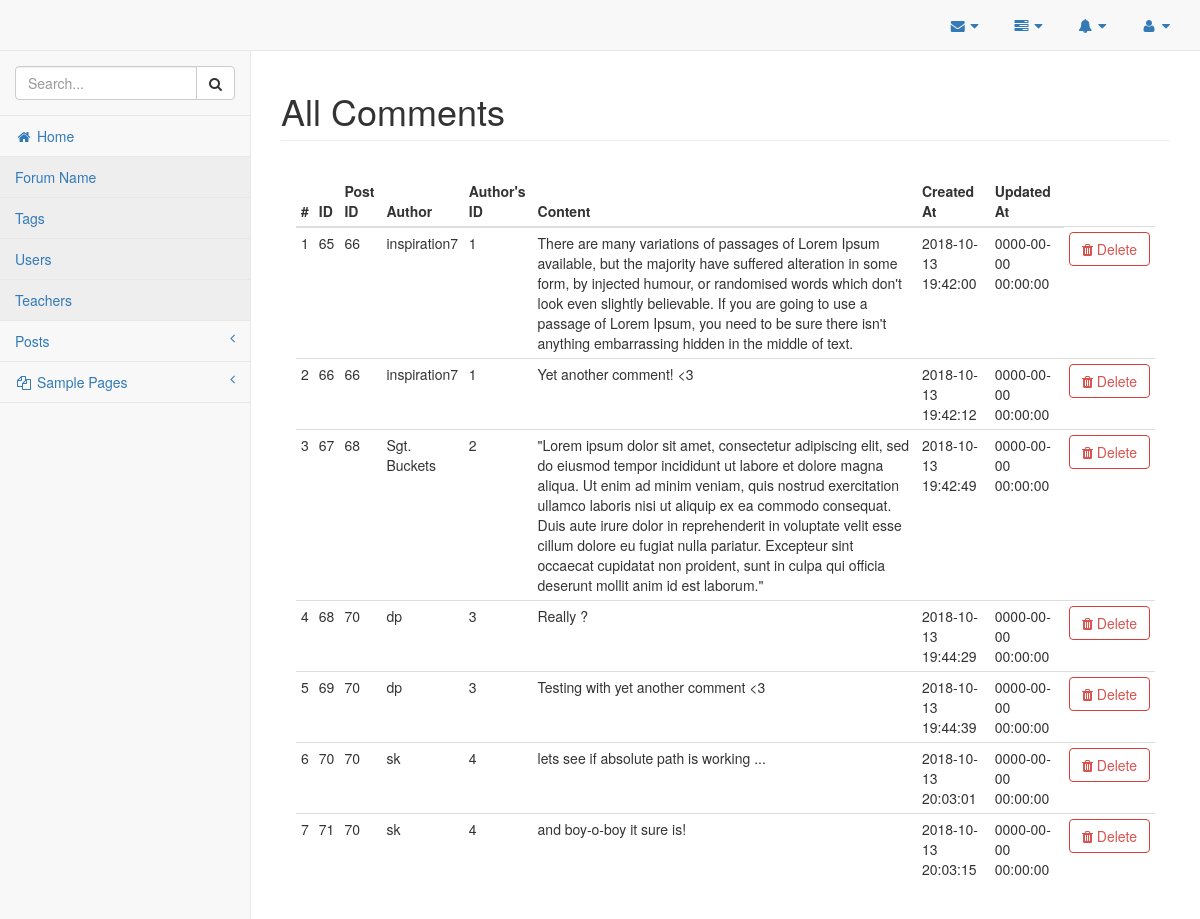
The page /admin/comments.php (signed in) on the database as committed earlier.
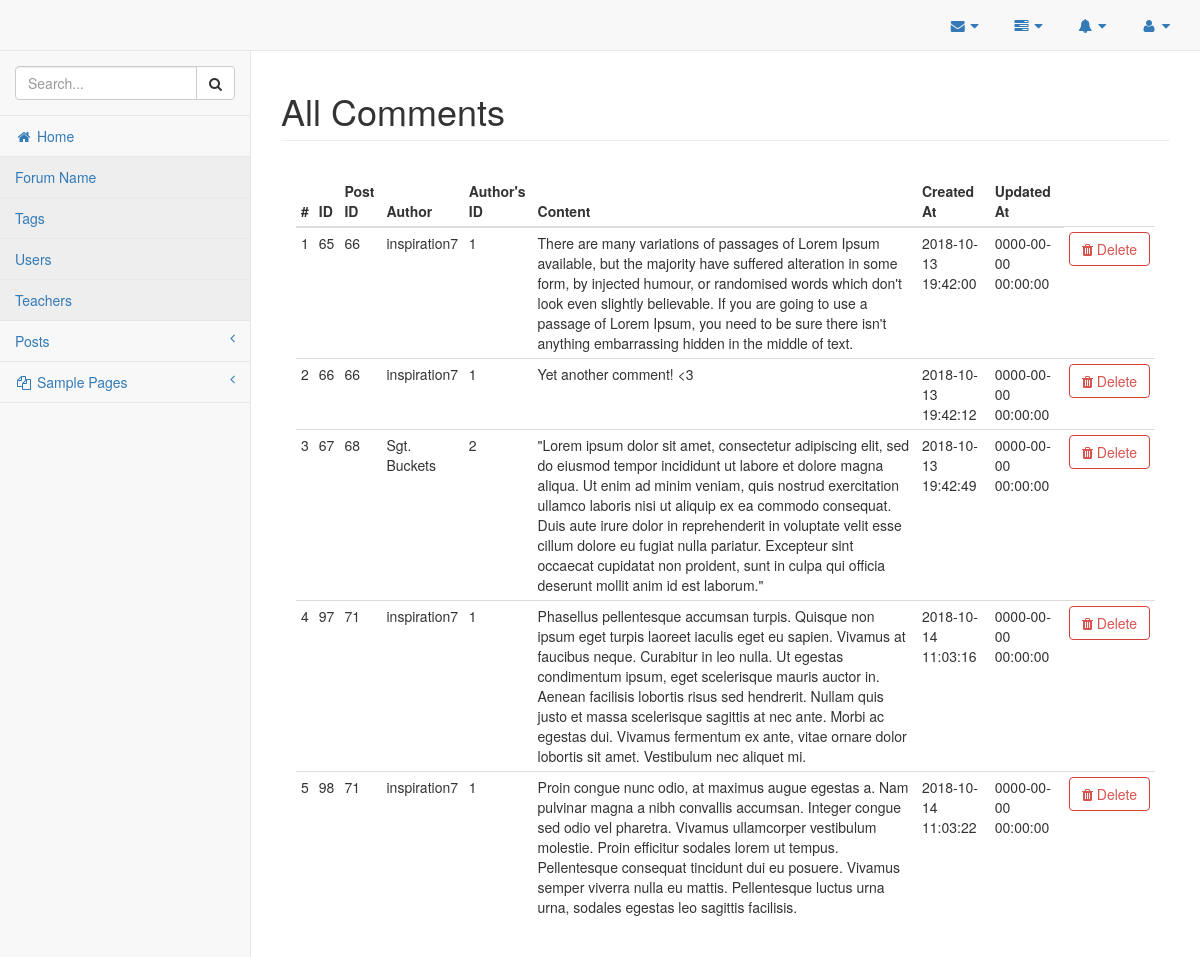
The same page on the database as committed later.
### tables this page shows
CREATE TABLE `comments` (
  `comment_id` int(11) NOT NULL,
  `comment_post_id` int(11) NOT NULL,
  `comment_author` varchar(255) NOT NULL,
  `comment_author_id` int(11) NOT NULL,
  `comment_content` text NOT NULL,
  `created_at` datetime NOT NULL,
  `updated_at` datetime NOT NULL,
  `is_deleted` bit(1) NOT NULL DEFAULT b'0',
  `deleted_by` int(11) NOT NULL
);

### classes/Database.php (called while the page is built, shortened)
<?php
    class Database {
        private $servername;
        private $username;
        private $password;
        private $database;
        private $connection;
        public function __construct(){
            $this->servername = "localhost";
            $this->username = "aniket";
            $this->password = "aniket";
            $this->database = "forumdb";
        }
        public function connectDB(){
            $this->connection = new mysqli($this->servername, $this->username, $this->password, $this->database);
        }
        public function getConnection(){
            return $this->connection;
        }
    }
    $database = new Database();
?>

### classes/Comments.php (called while the page is built, shortened)
<?php
	require_once("Database.php");
	class Comments {
		private $connection;
		public function __construct() {
			global $database;
			$this->connection = $database->getConnection();
		}
		public function getAllComments() {
			$sql = "SELECT * FROM comments WHERE is_deleted = 0";
			$result_set = $this->connection->query($sql);
			return $result_set;
		}
	}
?>

### admin/comments.php (the view, shortened to what this page needs)
<!DOCTYPE html>
<html lang="en">
    <?php
        require_once("../ui-elements/header.php");
        require_once("../classes/Comments.php");
    ?>
    <body>
        <div id="wrapper">
            <?php
                require_once("../ui-elements/navigation.php");
            ?>
            <div id="page-wrapper">
                <div class="row">
                    <div class="col-lg-12">
                        <h1 class="page-header">All Comments</h1>
                    </div>
                </div>
                <div class="panel-body">
                    <div class="table-responsive">
                        <table class="table table-hover table-condensed" id="comments-table">
                            <thead>
                                <tr>
                                    <th>#</th>
                                    <th>ID</th>
                                    <th>Post ID</th>
                                    <th>Author</th>
                                    <th>Author's ID</th>
                                    <th>Content</th>
                                    <th>Created At</th>
                                    <th>Updated At</th>
                                </tr>
                            </thead>
                            <tbody>
                                <?php
                                    $sr_no = 1;
                                    $comments = new Comments();
                                    $result_set = $comments->getAllComments();
                                    while($row = mysqli_fetch_assoc($result_set)) {
                                        extract($row);
                                ?>
                                        <tr>
                                            <td><?php echo $sr_no; ?></td>
                                            <td><?php echo $comment_id; ?></td>
                                            <td><?php echo $comment_post_id; ?></td>
                                            <td><?php echo $comment_author; ?></td>
                                            <td><?php echo $comment_author_id; ?></td>
                                            <td><?php echo $comment_content; ?></td>
                                            <td><?php echo $created_at; ?></td>
                                            <td><?php echo $updated_at; ?></td>
                                            <td><a class='btn btn-outline btn-danger' onclick="deleteCommentClicked(event, <?php echo $comment_id; ?>, this);"><span class='fa fa-trash'></span> Delete</a></td>
                                        </tr>
                                <?php
                                        $sr_no++;
                                    }
                                ?>
                            </tbody>
                        </table>
                    </div>
                </div>
            </div>
    </body>
</html>

### ui-elements/header.php (shortened to what this page needs)
<head>
    <link href="../assets/convertedFromCDN/css/froala_editor.pkgd.min.css" rel="stylesheet" type="text/css" />
    <link href="../assets/convertedFromCDN/css/froala_style.min.css" rel="stylesheet" type="text/css" />
    <link href="../assets/vendor/bootstrap/css/bootstrap.min.css" rel="stylesheet">
    <link href="../assets/vendor/metisMenu/metisMenu.min.css" rel="stylesheet">
    <link href="../assets/dist/css/sb-admin-2.css" rel="stylesheet">
    <link href="../assets/vendor/morrisjs/morris.css" rel="stylesheet">
    <link href="../assets/vendor/font-awesome/css/font-awesome.min.css" rel="stylesheet" type="text/css">
    <link rel="stylesheet" href="../assets/convertedFromCDN/css/toastr.min.css">
    <link rel="stylesheet" type="text/css" href="../assets/css/myStyles.css">
</head>

### ui-elements/navigation.php (shortened to what this page needs)
<nav class="navbar navbar-default navbar-static-top" role="navigation" style="margin-bottom: 0">
            <div class="navbar-header">
                <a class="navbar-brand" href="index.html"></a>
            </div>
            <ul class="nav navbar-top-links navbar-right">
                <li class="dropdown">
                    <a class="dropdown-toggle" data-toggle="dropdown" href="#">
                        <i class="fa fa-envelope fa-fw"></i> <i class="fa fa-caret-down"></i>
                    </a>
                </li>
                <li class="dropdown">
                    <a class="dropdown-toggle" data-toggle="dropdown" href="#">
                        <i class="fa fa-tasks fa-fw"></i> <i class="fa fa-caret-down"></i>
                    </a>
                </li>
                <li class="dropdown">
                    <a class="dropdown-toggle" data-toggle="dropdown" href="#">
                        <i class="fa fa-bell fa-fw"></i> <i class="fa fa-caret-down"></i>
                    </a>
                </li>
                <li class="dropdown">
                    <a class="dropdown-toggle" data-toggle="dropdown" href="#">
                        <i class="fa fa-user fa-fw"></i> <i class="fa fa-caret-down"></i>
                    </a>
                            <?php
                                print_r($_SESSION);
                            ?>
                </li>
            </ul>
            <div class="navbar-default sidebar" role="navigation">
                <div class="sidebar-nav navbar-collapse">
                    <ul class="nav" id="side-menu">
                        <li class="sidebar-search">
                            <div class="input-group custom-search-form">
                                <input type="text" class="form-control" placeholder="Search...">
                                <span class="input-group-btn">
                                <button class="btn btn-default" type="button">
                                    <i class="fa fa-search"></i>
                                </button>
                            </span>
                            </div>
                        </li>
                        <li>
                            <?php
                                $path = "";
                                if($_SESSION['user_role'] === "admin") {
                                    $path = "http://localhost/forum/admin/index.php";
                                } else {
                                    $path = "http://localhost/forum/index.php";
                                }
                            ?>
                            <a href="<?php echo $path; ?>"><i class="fa fa-home fa-fw"></i> Home</a>
                        </li>
                        <li>
                            <a href="">Forum Name</a>
                        </li>
                        <li>
                            <a href="">Tags</a>
                        </li>
                        <li>
                            <a href="">Users</a>
                        </li>
                        <li>
                            <a href="">Teachers</a>
                        </li>
                        <li>
                            <a href="#"> Posts<span class="fa arrow"></span></a>
                        </li>
                        <li>
                            <a href="#"><i class="fa fa-files-o fa-fw"></i> Sample Pages<span class="fa arrow"></span></a>
                        </li>
                    </ul>
                </div>
            </div>
        </nav>

Rows that differ between the two databases and show on the page:
no longer on this page (row edited): comments: comment_id "68", comment_post "70", comment_author "dp", comment_author "3", comment_content "Really ?", created_at "2018-10-13 19:44:29", updated_at "0000-00-00 00:00:00"
no longer on this page (row edited): comments: comment_id "69", comment_post "70", comment_author "dp", comment_author "3", comment_content "Testing with yet another comment <3", created_at "2018-10-13 19:44:39", updated_at "0000-00-00 00:00:00"
no longer on this page (row edited): comments: comment_id "70", comment_post "70", comment_author "sk", comment_author "4", comment_content "lets see if absolute path is working ...", created_at "2018-10-13 20:03:01", updated_at "0000-00-00 00:00:00"
no longer on this page (row edited): comments: comment_id "71", comment_post "70", comment_author "sk", comment_author "4", comment_content "and boy-o-boy it sure is!", created_at "2018-10-13 20:03:15", updated_at "0000-00-00 00:00:00"
added comments: comment_id "97", comment_post "71", comment_author "inspiration7", comment_author "1", comment_content "Phasellus pellentesque accumsan turpis. Quisque non ipsum eget turpis laoreet iaculis eget eu sapien. Vivamus at faucibus neque. Curabitur in leo nulla. Ut egestas condimentum ipsum, eget scelerisque mauris auctor in. Aenean facilisis lobortis risus sed hendrerit. Nullam quis justo et massa scelerisque sagittis at nec ante. Morbi ac egestas dui. Vivamus fermentum ex ante, vitae ornare dolor lobortis sit amet. Vestibulum nec aliquet mi.", created_at "2018-10-14 11:03:16", updated_at "0000-00-00 00:00:00"
added comments: comment_id "98", comment_post "71", comment_author "inspiration7", comment_author "1", comment_content "Proin congue nunc odio, at maximus augue egestas a. Nam pulvinar magna a nibh convallis accumsan. Integer congue sed odio vel pharetra. Vivamus ullamcorper vestibulum molestie. Proin efficitur sodales lorem ut tempus. Pellentesque consequat tincidunt dui eu posuere. Vivamus semper viverra nulla eu mattis. Pellentesque luctus urna urna, sodales egestas leo sagittis facilisis.", created_at "2018-10-14 11:03:22", updated_at "0000-00-00 00:00:00"
